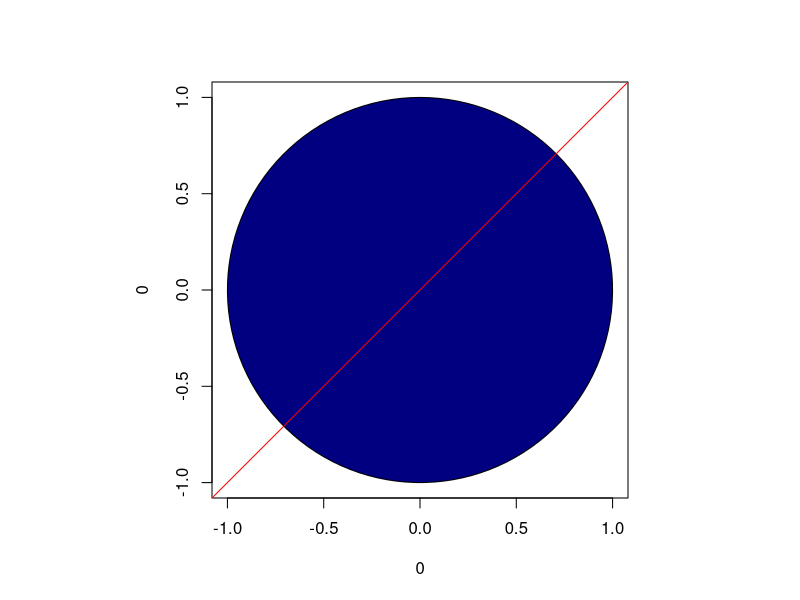
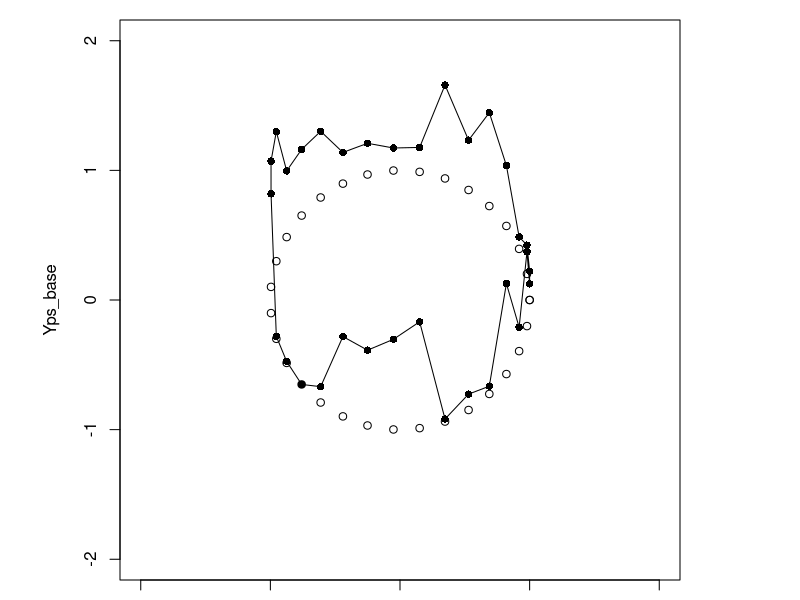
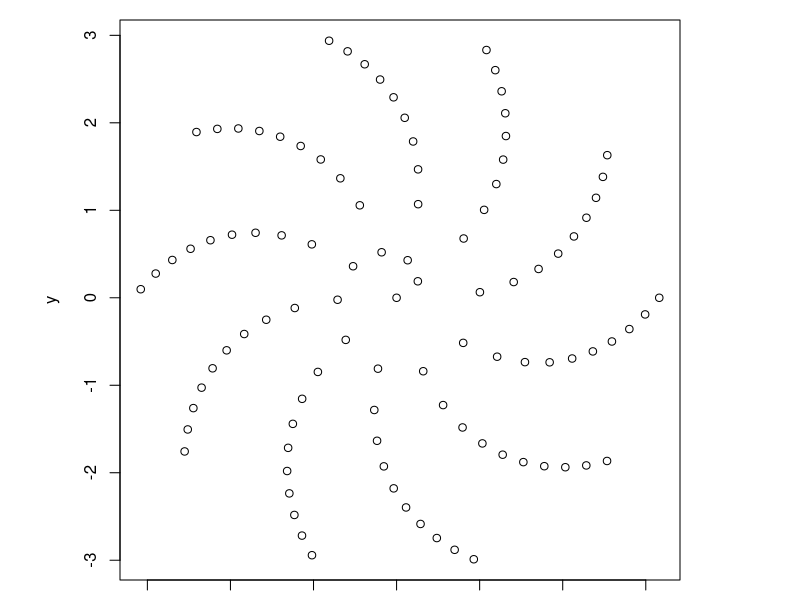
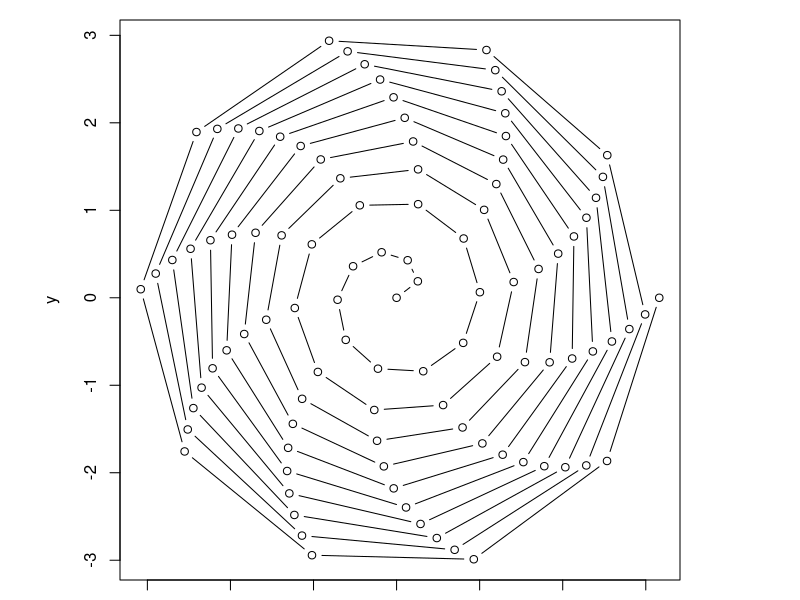
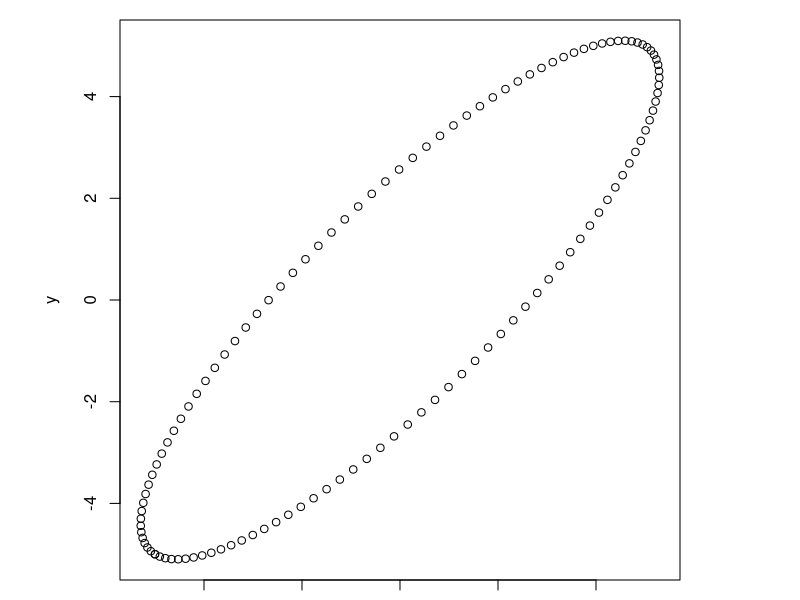
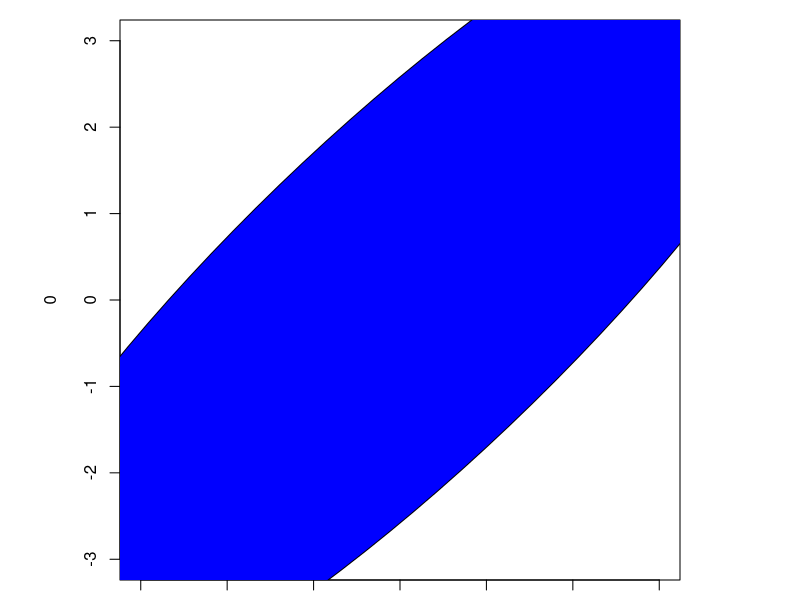
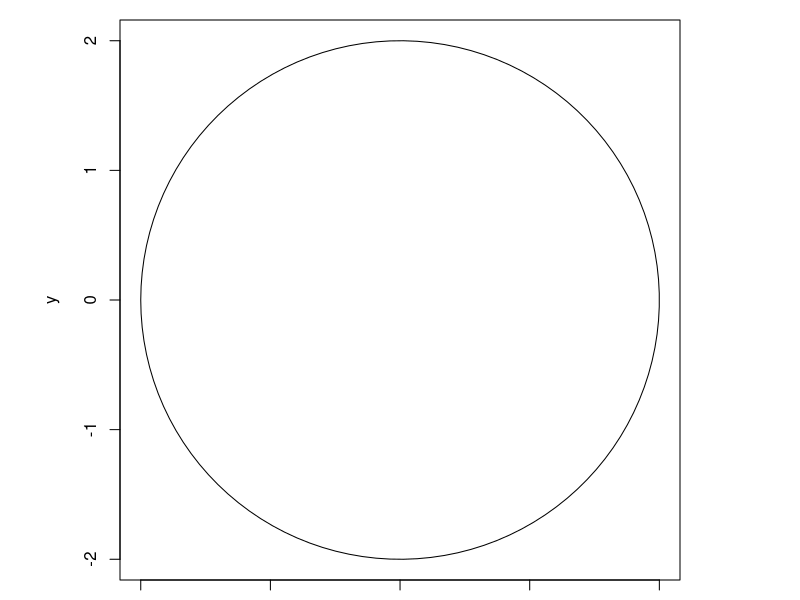
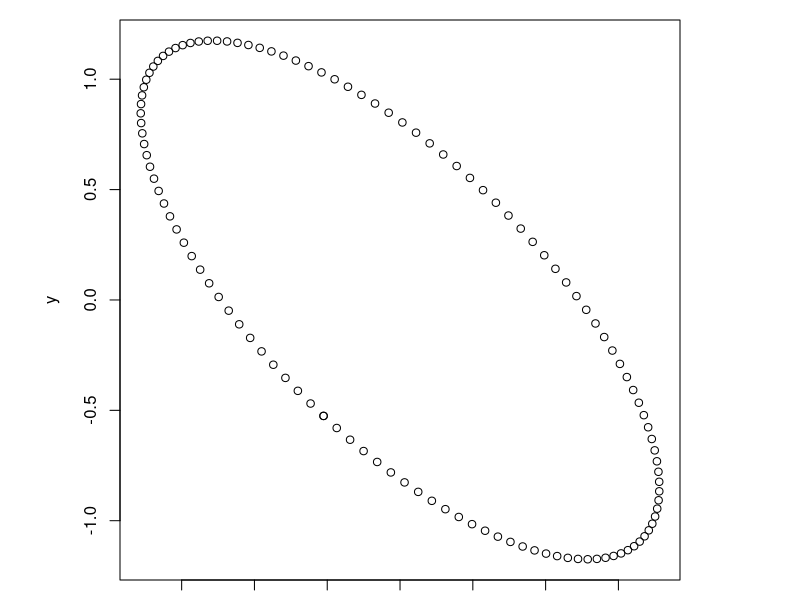

These figures' R source, in order: (Note: this script raises an error after producing the figures.)
# http://www.r-graph-gallery.com/97-correlation-ellipses/

data <- cor(mtcars)[1:3, 1:3]
data

#cannot use points, b.c. each circle has its own color
#polygon()


par(pty="s") # set to square size plot

pnts <- seq(0, 2*pi, length.out=128) #points for a circle
plot(0, 0, xlim=c(-1, 1), ylim=c(-1, 1), type='n', axes=T, ann=T)
polygon(sin(pnts), cos(pnts), col='navy', border=T)

abline(a=0, b=1, col='red')
# basically, move the points around the 45 degree line?


# pattern of the ellipses
# when cor=0, a complete circle
# when cor=+1, a 45 degree line from top-right to bottom-left
# when cor=-1, a 45 degree line from top-left to bottom-right
# when 1>cor>0, an ellipse with reduced size and tilt from 0 to 45 degree
# when 0>cor-1, an ellipse with reduced size and tilt from 0 to 45 degree


par(mfrow=c(1, 1))
par(mar=c(1, 1, 1, 1))

temps <- mtcars

pstns <-  seq(0.95*pi, 0.25*pi, length.out=nrow(temps))
pstns <-  seq(0, 2*pi, length.out=nrow(temps))
Xps <- cos(pstns); Yps <- sin(pstns)

# min-max scale on the data values
temps$data_scaled <- (temps$disp - min(temps$disp)) / (max(temps$disp) - min(temps$disp))

Yps_base <- Yps
Yps_height <- Yps + temps$data_scaled
# Yps_height <- Yps_base + temps$data_scaled # alternative way to get height
plot(Xps, Yps_base,  xlim=c(-2, 2), ylim=c(-2,2), axes=T)
points(Xps, Yps_height, ylim=c(0,2), pch=16)
polygon(Xps, Yps_height)

# https://stackoverflow.com/questions/29193499/how-to-plot-polar-coordinates-in-r
t <- seq(0,10, len=100)  # the parametric index
# Then convert ( sqrt(t), 2*pi*t ) to rectilinear coordinates
x = sqrt(t)* cos(2*pi*t) 
y = sqrt(t)* sin(2*pi*t)

plot(x,y)
plot(x,y, type="b")


# https://stackoverflow.com/questions/2190498/how-to-plot-in-circle-instead-of-straight-line-axis-in-matlab


# https://socratic.org/questions/what-is-a-polar-plot
t <- seq(0,360, len=180)
x <- 0.75 / (1 - 0.5 * cos(t))
# y <- 0.75 / (1 - 0.5 * sin(t))

# https://stackoverflow.com/questions/41820683/how-to-plot-ellipse-given-a-general-equation-in-r
par 


xc <- 1 # center x_c or h
yc <- 2 # y_c or k

t <- seq(0, 2*pi, length.out=120) 
a <- 3 # major axis length
b <- 2 # minor axis length
phi <- pi/3 # angle of major axis with x axis phi or tau



a <- -10; b <- 2; phi <- pi/3
x <- a*cos(t)*cos(phi) - b*sin(t)*sin(phi)
y <- a*cos(t)*cos(phi) + b*sin(t)*cos(phi)
plot(x, y)

par(pty="s") # set to square size plot
plot(0, 0, xlim=c(-3, 3), ylim=c(-3, 3), type='n', axes=T, ann=T)
polygon(x,y, col='blue')

# https://stat.ethz.ch/pipermail/r-help/2006-October/114652.html

a <- -1; b <- 2
x <- a * cos(t)
y <- b * sin(t)
plot(x, y, type = "l")

degree = 45# rotating degree
x <- a*cos(t)*cos(degree) - b*sin(t)*sin(degree)
y <- a*cos(t)*cos(degree) + b*sin(t)*cos(degree)
plot(x, y)


alpha = 45 # rotating degree
x <- a * cos(theta) * cos(alpha) - b * sin(theta) * sin(alpha)
y <- a * cos(theta) * sin(alpha) + b * sin(theta) * cos(alpha)
plot(x, y, type = "l")
